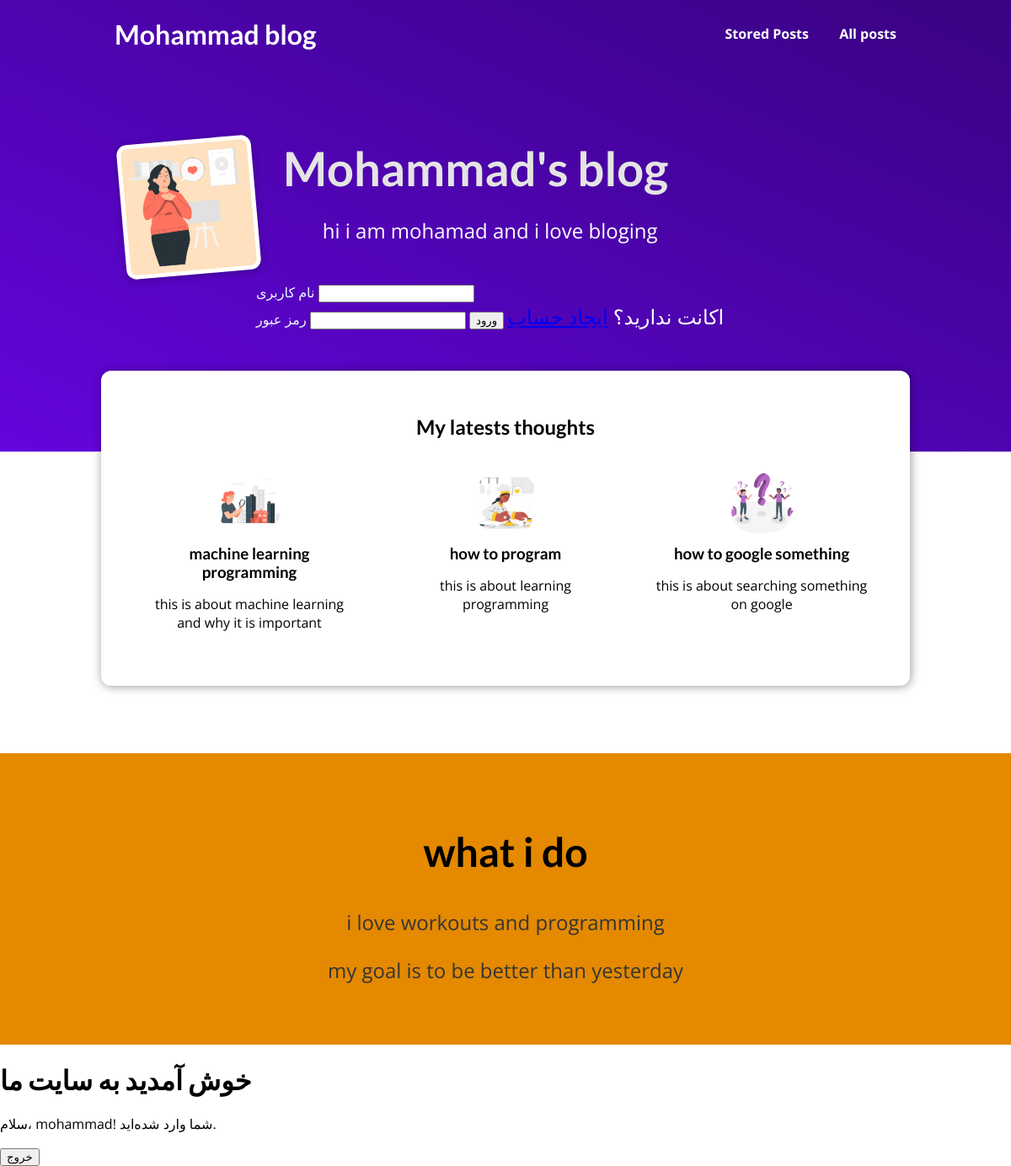
Screenshot of / (signed in) with the database file from the repository.
### blog/models.py (models this page shows, shortened)
class Post(models.Model):
    title = models.CharField(max_length=150)
    excerpt = models.CharField(max_length=200)
    image = models.ImageField(upload_to="posts",null=True)
    date = models.DateField(auto_now=True)
    slug = models.SlugField(db_index=True , unique=True)
    content = models.TextField(validators= [MinLengthValidator(10)])
    author = models.ForeignKey(
        Author , on_delete= models.SET_NULL , null=True , related_name="posts")
    tags = models.ManyToManyField(Tag)

### blog/views.py (the view)
# urls.py: path("",views.StartingPageView.as_view(),name="starting-page"),
class StartingPageView(ListView):
    template_name = "blog/index.html"
    model = Post
    ordering = ["-date"]
    context_object_name = "posts"
    def get_queryset(self):
        queryset = super().get_queryset()
        data = queryset[:3]
        return data

### blog/templates/blog/index.html (shortened to what this page needs)
{% extends 'base.html' %}
{% load static %}
{% block css_files %}
    <link rel="stylesheet" href="{% static "blog/index.css" %}">
    <link rel="stylesheet" href="{% static "blog/post.css" %}">
{% endblock  %}
{% block body %}
    <section id="welcome"><br>
        <header>
            <img src="{% static "blog/images/man.png" %}" alt="">
            <div>
                <h2>Mohammad's blog</h2>
                <p>hi i am mohamad and i love bloging</p> <br>
            <form method="post" action="{% url 'login' %}">
                <label style="color: aliceblue;" for="id_username">نام کاربری</label>
                <input type="text" name="username" required><br>
                <label style="color: aliceblue;" for="id_password">رمز عبور</label>
                <input type="password" name="password" required>
                <button type="submit">ورود</button>
                <p style="display: inline;">اکانت ندارید؟ <a href="{% url 'signup' %}">ایجاد حساب</a></p>
              </form>
            </div>
        </header>
    </section>
    <section id="latest-posts">
        <h2>My latests thoughts</h2>
        <ul>
            {% for post in posts  %}
                {% include "blog/includes/post.html" %}
            {% endfor %}
        </ul>
    </section>
    <section id="about">
        <h2>what i do</h2>
        <p>i love workouts and programming</p>
        <p>my goal is to be better than yesterday</p>
    </section>
    <h1>خوش آمدید به سایت ما</h1>
    {% if user.is_authenticated %}
      <p>سلام، {{ user.username }}! شما وارد شده‌اید.</p>
      <form method="post" action="{% url 'logout' %}">
        <button type="submit">خروج</button>
      </form>
    {% endif %}
{% endblock  %}

### blog/templates/blog/includes/post.html
{% load static %}
<li>
    <article class="post">
        <a href="{% url 'post-detail-page' slug=post.slug %}">
            <img src="{{post.image.url}}" alt="{{ post.title }}">
            <div class="post__content">
                <h3>{{ post.title }}</h3>
                <p>{{ post.excerpt }}</p>
            </div>
        </a>
    </article>
</li>

### static/app.css (style rules this page uses)
* { box-sizing: border-box; }
html { font-family: 'Open Sans', 'Lato', sans-serif; }
body { margin: 0; }
h1, h2, h3 { font-family: 'Lato', sans-serif; font-weight: bold; }

### blog/static/blog/index.css (style rules this page uses)
#welcome { background: linear-gradient(to right top, #6305dd, #390281); padding: 6rem 12%; }
#welcome header { display: flex; align-items: flex-start; justify-content: flex-start; margin: 3rem auto; }
#welcome img { width: 10rem; height: 10rem; object-fit: cover; object-position: top; border: 5px solid white; border-radius: 12px; background-color: #ffe1bf; transform: rotateZ(-5deg); box-shadow: 0 2px 8px rgba(0, 0, 0, 0.25); }
#welcome h2 { font-size: 3.5rem; margin: 0 0 0 2rem; color: #e4e4e4; }
#welcome p { color: white; font-size: 1.5rem; text-align: center; }
#latest-posts { background-color: white; padding: 2rem; border-radius: 12px; width: 60rem; margin: -6rem auto 2rem auto; box-shadow: 1px 1px 12px rgba(0, 0, 0, 0.4); }
#latest-posts h2 { text-align: center; }
#latest-posts ul { list-style: none; margin: 0; padding: 0; display: flex; gap: 1rem; }
#latest-posts li { flex: 1; }
#about { text-align: center; padding: 3rem; background-color: #e48900; margin-top: 5rem; }
#about h2 { font-size: 3rem; }
#about p { font-size: 1.5rem; color: #353535; }

### blog/static/blog/post.css (style rules this page uses)
.post { display: flex; flex-direction: column; align-items: center; text-align: center; }
.post a { text-decoration: none; color: black; transition: all 0.2s ease; padding: 1rem; }
.post img { width: 5rem; height: 5rem; object-fit: cover; border-radius: 50%; }
.post h3 { margin: 0.25rem 0; }

### rows the page displays
Post: image (picture), title "machine learning programming", excerpt "this is about machine learning and why it is important"
Post: image (picture), title "how to program", excerpt "this is about learning programming"
Post: image (picture), title "how to google something", excerpt "this is about searching something on google"

### other values shown
{{ user.username }} "mohammad"
